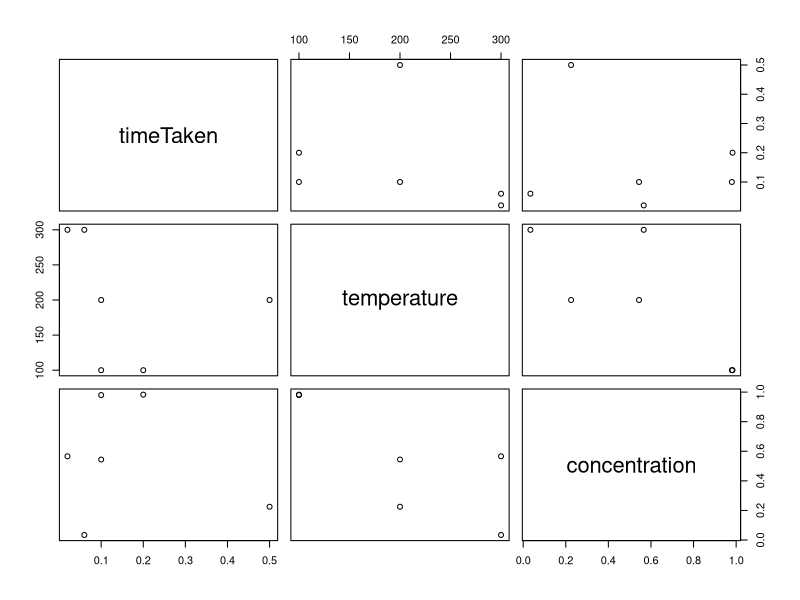

The R source for this figure: (Note: this script raises an error after producing the figure.)
# # 25 January 2023
# a = c(1:5)
# b = c(2,3,4,5,7)
# c = c('CHE')
# 
# typeof(c)
# typeof(a)
# 
# cbind(a,b)
# cbind.data.frame(input = a, output = b)
# 
# # in case of a figure margins too large error, you make the plot area larger than initially
# # this is when RStudio is unable to render the plot in the Plot Window
# 
# m = matrix(c(1,2,3, 11, 12, 13), 
#            nrow = 2, ncol = 3, 
#            byrow = TRUE, 
#            dimnames = list(
#                         c("Data 1", "Data 2"), 
#                         c("C1", "C2", "C3"))
#            )
# 
# 
# # common statistical terms, and their usage on a vector
# hist(a)
# boxplot(a)
# mean(a)
# median(a)
# sd(a)
# 
# # Regression analysis
# 
# model1 = lm(b~a)
# anova(model1)


# Importing data from excel file

# 27 January 2023

# library(readxl)
# library(writexl)
# 
# # this is how we import a dataset from excel to a matrix in R
# data_final <- read_excel("ModSim/R/Data/Coffee_domestic_consumption.xlsx")
# 
# # to view a Data Set
# View(data_final)
# 
# # data_final[6:10, 4:5]
# # data_final[2:10, 6:12]
# 
# # extract a portion of the data, just for our convienence for training the dataset
# 
# data_training = data_final[1:30, ]
# write_xlsx(data_training, "ModSim/R/Data/New_data.xlsx")
# 
# # there is a pairs function which we can run on a data frame 
# # it will correlate  graphs between all variable pairs
# 
# # there is a cor function as well, which lists the correlation factor (r)
# # and tells the correlation factor among the variables
# 
# 
# mean(data_training$`1990/91`)
# 
# 
# # the 1990-91 data is the x axis, and the total domestic consumption 
# # will be the y axis
# plot(data_training$`1990/91`, data_training$Total_domestic_consumption, xlab = "1990 - 91", ylab = "Total Domestic Consumption")
# 
# 
# 
# model = lm(data_training$`1990/91` ~ data_training$`2019/20`)
# 
# expt_no = c(1:6)

timeTaken = c (0.1, 0.2, 0.1, 0.5, 0.02, 0.06)

temperature = c(100,100,200,200,300,300)

concentration = c(0.98, 0.983, 0.544, 0.225, 0.566, 0.034)

data = cbind(timeTaken, temperature, concentration)
dim(data)
summary(data)
pairs(data)
cor(data)

data[,1:2]

data[,1,3]


model1 = lm(temperature~concentration + timeTaken)
summary(model1)
predict.lm(model1)
